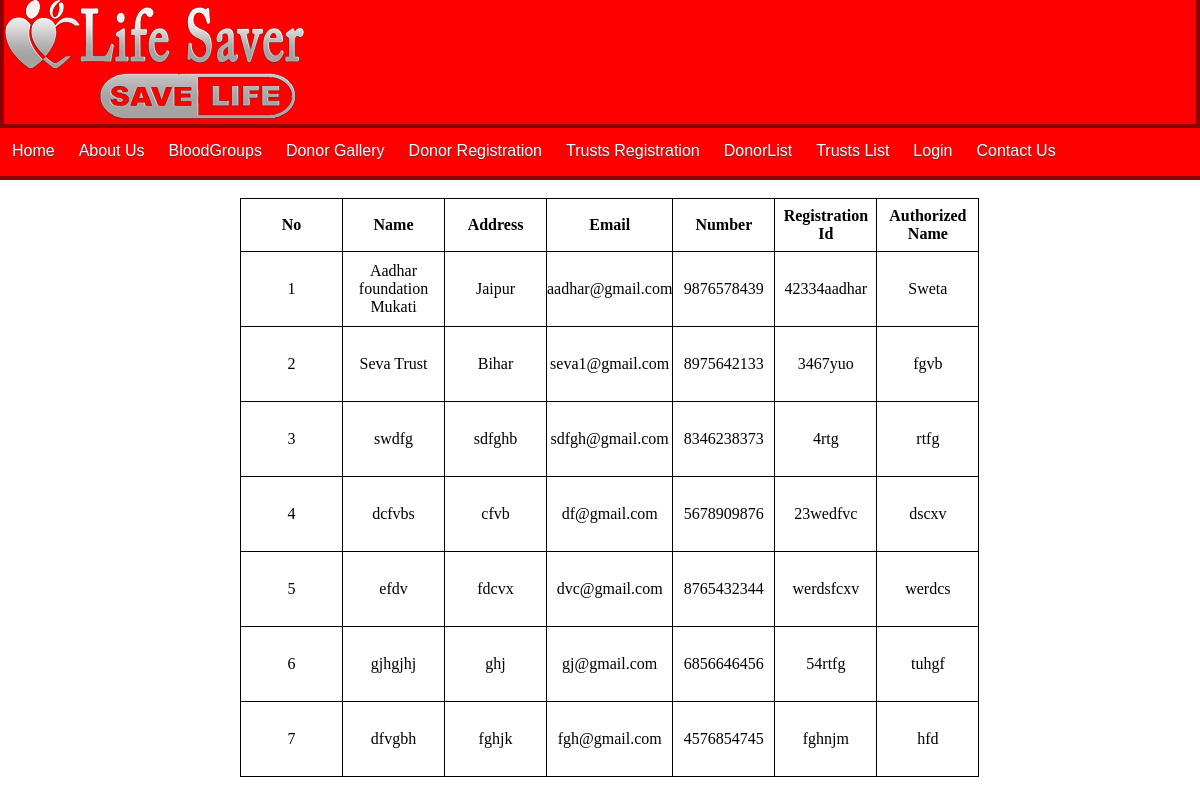
Screenshot of /trust_detail_list.php with the database file from the repository.
### tables this page shows
CREATE TABLE `trust_registattion` (
  `t_id` int(30) NOT NULL,
  `t_name` varchar(40) NOT NULL,
  `t_addr` varchar(200) NOT NULL,
  `t_email` varchar(100) NOT NULL,
  `t_num` bigint(50) NOT NULL,
  `t_reg` varchar(50) NOT NULL,
  `t_certi` varchar(200) NOT NULL,
  `t_logo` blob NOT NULL,
  `t_auth` varchar(50) NOT NULL,
  `status` int(20) NOT NULL,
  `password` varchar(20) NOT NULL
);

### class_function/class_crud.php (called while the page is built, shortened)
<?php
class allclass
{
    public $conn;
    public function __construct()
    {
        $this->conn = mysqli_connect('localhost', 'root', '', 'employee');
    }
    function selectfun($table1 = NULL, $var = NULL)
    {
        $sql = "SELECT * FROM " . $table1 . " WHERE ";
        if ($var != NULL) {
            $sql .= $var;
        } else {
            $sql .= "1";
        }
        $sqlconn = mysqli_query($this->conn, $sql);
        return $sqlconn;
    }
}
$obj = new allclass();
?>

### trust_detail_list.php (the view, shortened to what this page needs)
<!DOCTYPE html>
<html lang="en">
<head>
    <link rel="stylesheet" href="css/donorlist.css">
</head>
<body>
    <?php
    include("C:/xampp/htdocs/bloodbankproject/bloodbankproject/frontfiles/header.php");
    include("class_function/class_crud.php");
    $table1 = "trust_registattion";
    $var = " status=1";
    $result = $obj->selectfun($table1, $var);
    $number = 1;
    if (mysqli_num_rows($result) === 0) {
        echo '<p style="font-size: 50px; text-align: center; color: red;">No records found.</p>';
    }
     else {
    $str = "";
    $str .= "<table>
    <tr>";
    $str .= "<th> No</th>";
    $str .= "<th> Name</th>";
    $str .= "<th> Address</th>";
    $str .= "<th> Email</th>";
    $str .= "<th> Number</th>";
    $str .= "<th> Registration Id</th>";
    $str .= "<th> Authorized Name</th>";
    $str .= "</tr><br>";
    while ($res = mysqli_fetch_assoc($result)) {
        $str .= "<tr>";
        $str .= "<td> " . $number . "</td>";
        $number++;
        $str .= "<td> " . $res['t_name'] . "</td>";
        $str .= "<td> " . $res['t_addr'] . "</td>";
        $str .= "<td> " . $res['t_email'] . "</td>";
        $str .= "<td> " . $res['t_num'] . "</td>";
        $str .= "<td> " . $res['t_reg'] . "</td>";
        $str .= "<td> " . $res['t_auth'] . "</td>";
        $str .= "</tr>";
    }
    $str .= "</table>";
    echo $str;
     }
    ?>
</body>
</html>

### css/donorlist.css (style rules this page uses)
tr, th, td, table { border: 1px solid black; border-collapse: collapse; }
th { height: 52px; width: 101px; }
td { height: 74px; }
tr { text-align: center; }

### trust_detail_list.php (style rules this page uses)
table { text-align: center; position: relative; left: 20%; }

### frontfiles/header.php (style rules this page uses)
* { margin: 0; padding: 0; }

### rows the page displays
trust_registattion: t_name "Aadhar foundation Mukati", t_addr "Jaipur", t_email "aadhar@gmail.com", t_num "9876578439", t_reg "42334aadhar", t_auth "Sweta"
trust_registattion: t_name "Seva Trust", t_addr "Bihar", t_email "seva1@gmail.com", t_num "8975642133", t_reg "3467yuo", t_auth "fgvb"
trust_registattion: t_name "swdfg", t_addr "sdfghb", t_email "sdfgh@gmail.com", t_num "8346238373", t_reg "4rtg", t_auth "rtfg"
trust_registattion: t_name "dcfvbs", t_addr "cfvb", t_email "df@gmail.com", t_num "5678909876", t_reg "23wedfvc", t_auth "dscxv"
trust_registattion: t_name "efdv", t_addr "fdcvx", t_email "dvc@gmail.com", t_num "8765432344", t_reg "werdsfcxv", t_auth "werdcs"
trust_registattion: t_name "gjhgjhj", t_addr "ghj", t_email "gj@gmail.com", t_num "6856646456", t_reg "54rtfg", t_auth "tuhgf"
trust_registattion: t_name "dfvgbh", t_addr "fghjk", t_email "fgh@gmail.com", t_num "4576854745", t_reg "fghnjm", t_auth "hfd"
